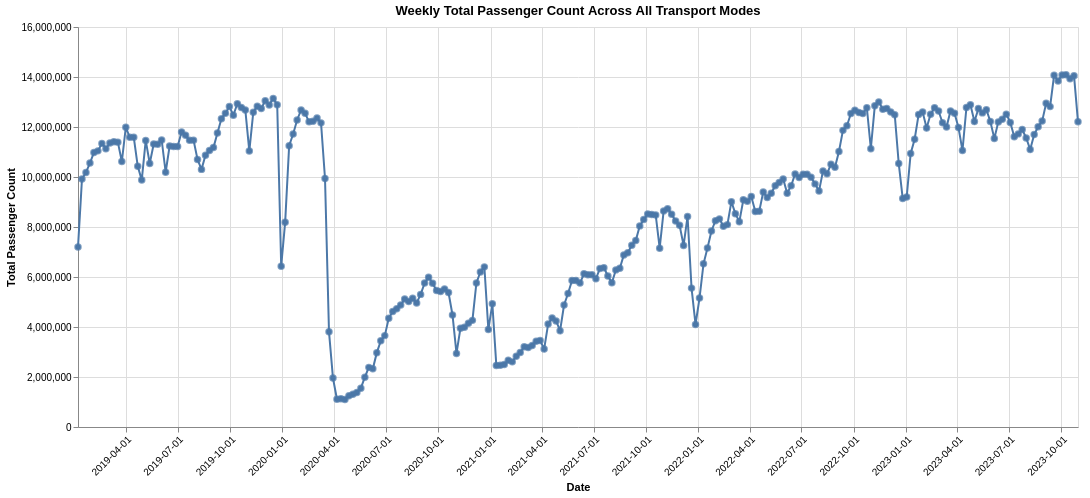

The code cell stored with this chart in its notebook:
### Code cell
import altair as alt

# Convert the 'year_week' column to datetime if it's not already
transport_ie['year_week'] = pd.to_datetime(transport_ie['year_week'])

# Aggregate total value by 'year_week'
weekly_totals = transport_ie.groupby('year_week', as_index=False)['total_value'].sum()

# Define the base chart with common properties
base = alt.Chart(weekly_totals).encode(
    alt.X('year_week:T', axis=alt.Axis(title='Date', format='%Y-%m-%d', labelAngle=-45)),  # Ensure proper date formatting
    alt.Y('total_value:Q', axis=alt.Axis(title='Total Passenger Count')),
    tooltip=['year_week:T', 'total_value:Q']
).properties(
    title='Weekly Total Passenger Count Across All Transport Modes',
    width=1000,
    height=400
)
# Combine line chart and points
chart = base.mark_line(point=True) + base.mark_point()

chart.display()

### Figure 1 — Vega-Lite specification as saved in the notebook (floating-point values rounded to 4 significant figures; data arrays with more than 128 entries replaced by an {"elided": "..."} marker saying what was removed)
{"config": {"view": {"continuousWidth": 300, "continuousHeight": 300}}, "layer": [{"mark": {"type": "line", "point": true}, "encoding": {"tooltip": [{"field": "year_week", "type": "temporal"}, {"field": "total_value", "type": "quantitative"}], "x": {"axis": {"format": "%Y-%m-%d", "labelAngle": -45, "title": "Date"}, "field": "year_week", "type": "temporal"}, "y": {"axis": {"title": "Total Passenger Count"}, "field": "total_value", "type": "quantitative"}}, "title": "Weekly Total Passenger Count Across All Transport Modes"}, {"mark": {"type": "point"}, "encoding": {"tooltip": [{"field": "year_week", "type": "temporal"}, {"field": "total_value", "type": "quantitative"}], "x": {"axis": {"format": "%Y-%m-%d", "labelAngle": -45, "title": "Date"}, "field": "year_week", "type": "temporal"}, "y": {"axis": {"title": "Total Passenger Count"}, "field": "total_value", "type": "quantitative"}}, "title": "Weekly Total Passenger Count Across All Transport Modes"}], "data": {"name": "data-5e6e9842a4ebd5b48f036450652b7f82"}, "height": 400, "width": 1000, "$schema": "https://vega.github.io/schema/vega-lite/v5.16.3.json", "datasets": {"data-5e6e9842a4ebd5b48f036450652b7f82": {"elided": "252 records"}}}
